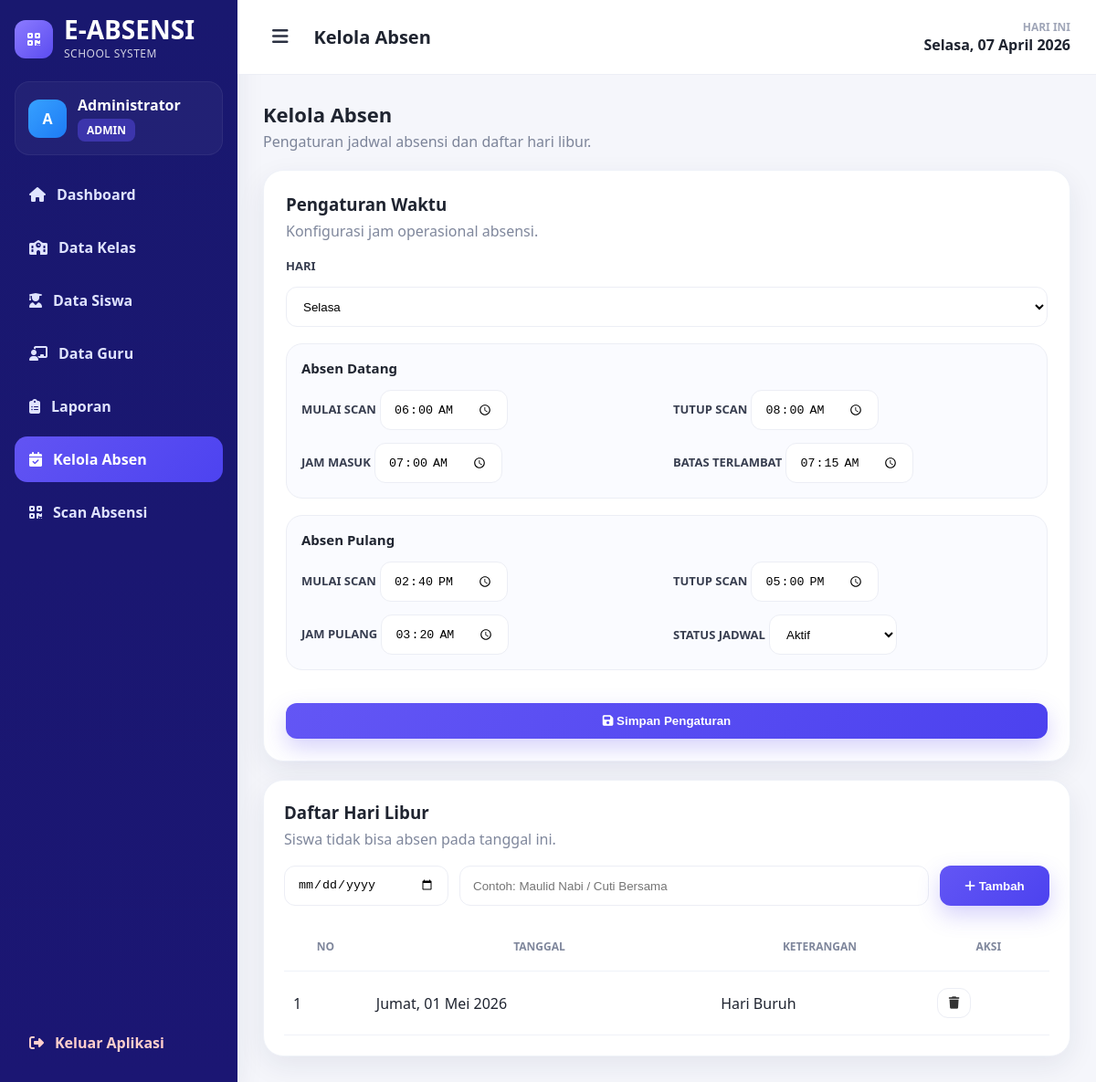
/admin/kelola_absen.php (signed in), run on an earlier commit of the app's database.
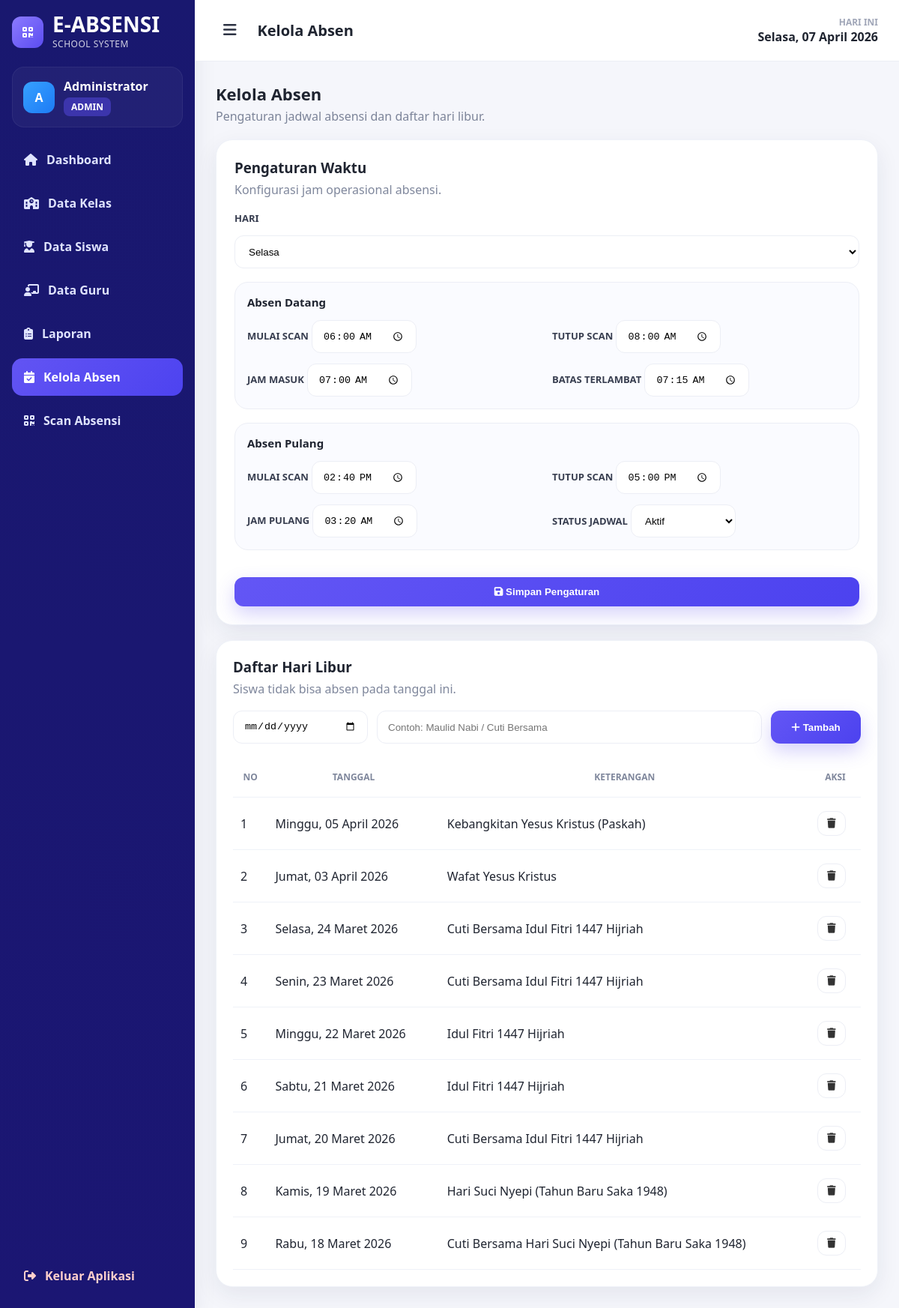
And on a later commit of the database.
### tables this page shows
CREATE TABLE `jadwal_absensi` (
  `id` int NOT NULL,
  `nama_jadwal` varchar(100) NOT NULL,
  `hari` enum('Senin','Selasa','Rabu','Kamis','Jumat','Sabtu') NOT NULL,
  `jam_masuk` time NOT NULL,
  `batas_terlambat` time NOT NULL,
  `jam_pulang` time NOT NULL,
  `scan_masuk_mulai` time NOT NULL,
  `scan_masuk_selesai` time NOT NULL,
  `scan_pulang_mulai` time NOT NULL,
  `scan_pulang_selesai` time NOT NULL,
  `status_aktif` enum('aktif','nonaktif') DEFAULT 'aktif',
  `created_at` timestamp NULL DEFAULT CURRENT_TIMESTAMP
);

CREATE TABLE `hari_libur` (
  `id` int NOT NULL,
  `tanggal` date NOT NULL,
  `keterangan` varchar(150) NOT NULL,
  `created_at` timestamp NULL DEFAULT CURRENT_TIMESTAMP
);

### includes/functions.php (called while the page is built, shortened)
<?php
function formatTanggalIndonesia(string $tanggal): string
{
    static $hariMap = [
        'Sunday'    => 'Minggu',
        'Monday'    => 'Senin',
        'Tuesday'   => 'Selasa',
        'Wednesday' => 'Rabu',
        'Thursday'  => 'Kamis',
        'Friday'    => 'Jumat',
        'Saturday'  => 'Sabtu',
    ];
    static $bulanMap = [
        'January'   => 'Januari',
        'February'  => 'Februari',
        'March'     => 'Maret',
        'April'     => 'April',
        'May'       => 'Mei',
        'June'      => 'Juni',
        'July'      => 'Juli',
        'August'    => 'Agustus',
        'September' => 'September',
        'October'   => 'Oktober',
        'November'  => 'November',
        'December'  => 'Desember',
    ];
    $hasil = date('l, d F Y', strtotime($tanggal));
    $hasil = strtr($hasil, $hariMap);
    $hasil = strtr($hasil, $bulanMap);
    return $hasil;
}
function hariIndonesia(string $tanggal): string
{
    static $map = [
        'Sunday'    => 'Minggu',
        'Monday'    => 'Senin',
        'Tuesday'   => 'Selasa',
        'Wednesday' => 'Rabu',
        'Thursday'  => 'Kamis',
        'Friday'    => 'Jumat',
        'Saturday'  => 'Sabtu',
    ];
    return $map[date('l', strtotime($tanggal))] ?? '';
}

### admin/kelola_absen.php (the view, shortened to what this page needs)
<?php
require_once '../config/database.php';
require_once '../includes/functions.php';
function tableExists(mysqli $conn, string $table): bool
{
    $stmt = $conn->prepare("
        SELECT COUNT(*) AS total
        FROM INFORMATION_SCHEMA.TABLES
        WHERE TABLE_SCHEMA = DATABASE()
          AND TABLE_NAME = ?
    ");
    $stmt->bind_param("s", $table);
    $stmt->execute();
    $row = $stmt->get_result()->fetch_assoc();
    return ((int)($row['total'] ?? 0)) > 0;
}
$hariList = ['Senin', 'Selasa', 'Rabu', 'Kamis', 'Jumat', 'Sabtu'];
$hariDipilih = $_GET['hari'] ?? hariIndonesia(date('Y-m-d'));
$holidayTableReady = tableExists($conn, 'hari_libur');
$stmtJadwal = $conn->prepare("
    SELECT *
    FROM jadwal_absensi
    WHERE hari = ?
    LIMIT 1
");
$stmtJadwal->bind_param("s", $hariDipilih);
$stmtJadwal->execute();
$jadwal = $stmtJadwal->get_result()->fetch_assoc();
$daftarLibur = [];
if ($holidayTableReady) {
    $resultLibur = $conn->query("
        SELECT id, tanggal, keterangan
        FROM hari_libur
        ORDER BY tanggal DESC
    ");
    while ($row = $resultLibur->fetch_assoc()) {
        $daftarLibur[] = $row;
    }
}
$pageTitle = 'Kelola Absen';
include '../includes/header.php';
?>
<div class="app-layout">
    <?php include '../includes/sidebar.php'; ?>
    <div class="main-content">
        <?php include '../includes/topbar.php'; ?>
        <div class="content-area">
            <div class="page-heading">
                <div>
                    <h1>Kelola Absen</h1>
                    <p>Pengaturan jadwal absensi dan daftar hari libur.</p>
                </div>
            </div>
            <div class="admin-kelola-grid">
                <div class="panel-card">
                    <div class="admin-card-head">
                        <h3 style="margin:0;">Pengaturan Waktu</h3>
                        <p style="margin:6px 0 0; color:#7f879c;">Konfigurasi jam operasional absensi.</p>
                    </div>
                    <form method="POST" class="admin-jadwal-form">
                        <div class="admin-form-group">
                            <label class="form-label" style="margin-bottom:6px;">Hari</label>
                            <select name="hari" id="selectHariJadwal" class="select-theme">
                                <?php foreach ($hariList as $hari): ?>
                                    <option value="<?= $hari; ?>" <?= $hariDipilih === $hari ? 'selected' : ''; ?>>
                                        <?= $hari; ?>
                                    </option>
                                <?php endforeach; ?>
                            </select>
                        </div>
                        <div class="admin-jadwal-section">
                            <h4>Absen Datang</h4>
                            <div class="admin-jadwal-grid">
                                <div>
                                    <label class="form-label">Mulai Scan</label>
                                    <input type="time" name="scan_masuk_mulai" class="input-theme"
                                           value="<?= !empty($jadwal['scan_masuk_mulai']) ? substr($jadwal['scan_masuk_mulai'], 0, 5) : ''; ?>">
                                </div>
                                <div>
                                    <label class="form-label">Tutup Scan</label>
                                    <input type="time" name="scan_masuk_selesai" class="input-theme"
                                           value="<?= !empty($jadwal['scan_masuk_selesai']) ? substr($jadwal['scan_masuk_selesai'], 0, 5) : ''; ?>">
                                </div>
                                <div>
                                    <label class="form-label">Jam Masuk</label>
                                    <input type="time" name="jam_masuk" class="input-theme"
                                           value="<?= !empty($jadwal['jam_masuk']) ? substr($jadwal['jam_masuk'], 0, 5) : ''; ?>">
                                </div>
                                <div>
                                    <label class="form-label">Batas Terlambat</label>
                                    <input type="time" name="batas_terlambat" class="input-theme"
                                           value="<?= !empty($jadwal['batas_terlambat']) ? substr($jadwal['batas_terlambat'], 0, 5) : ''; ?>">
                                </div>
                            </div>
                        </div>
                        <div class="admin-jadwal-section">
                            <h4>Absen Pulang</h4>
                            <div class="admin-jadwal-grid">
                                <div>
                                    <label class="form-label">Mulai Scan</label>
                                    <input type="time" name="scan_pulang_mulai" class="input-theme"
                                           value="<?= !empty($jadwal['scan_pulang_mulai']) ? substr($jadwal['scan_pulang_mulai'], 0, 5) : ''; ?>">
                                </div>
                                <div>
                                    <label class="form-label">Tutup Scan</label>
                                    <input type="time" name="scan_pulang_selesai" class="input-theme"
                                           value="<?= !empty($jadwal['scan_pulang_selesai']) ? substr($jadwal['scan_pulang_selesai'], 0, 5) : ''; ?>">
                                </div>
                                <div>
                                    <label class="form-label">Jam Pulang</label>
                                    <input type="time" name="jam_pulang" class="input-theme"
                                           value="<?= !empty($jadwal['jam_pulang']) ? substr($jadwal['jam_pulang'], 0, 5) : ''; ?>">
                                </div>
                                <div>
                                    <label class="form-label">Status Jadwal</label>
                                    <select name="status_aktif" class="select-theme">
                                        <option value="aktif" <?= (($jadwal['status_aktif'] ?? 'aktif') === 'aktif') ? 'selected' : ''; ?>>Aktif</option>
                                    </select>
                                </div>
                            </div>
                        </div>
                        <button type="submit" class="btn-primary-theme btn-full">
                            <i class="fa-solid fa-floppy-disk"></i> Simpan Pengaturan
                        </button>
                    </form>
                </div>
                <div class="table-card">
                    <div class="admin-card-head">
                        <h3 style="margin:0;">Daftar Hari Libur</h3>
                        <p style="margin:6px 0 0; color:#7f879c;">Siswa tidak bisa absen pada tanggal ini.</p>
                    </div>
                    <?php if ($holidayTableReady): ?>
                        <form method="POST" class="admin-libur-form">
                            <input type="date" name="tanggal_libur" class="input-theme" required>
                            <input type="text" name="keterangan_libur" class="input-theme" placeholder="Contoh: Maulid Nabi / Cuti Bersama" required>
                            <button type="submit" class="btn-primary-theme admin-libur-btn">
                                <i class="fa-solid fa-plus"></i> Tambah
                            </button>
                        </form>
                        <div class="table-responsive-theme">
                            <table class="theme-table">
                                <thead>
                                    <tr>
                                        <th>No</th>
                                        <th>Tanggal</th>
                                        <th>Keterangan</th>
                                        <th>Aksi</th>
                                    </tr>
                                </thead>
                                <tbody>
                                    <?php if (!empty($daftarLibur)): ?>
                                        <?php foreach ($daftarLibur as $i => $libur): ?>
                                            <tr>
                                                <td><?= $i + 1; ?></td>
                                                <td><?= htmlspecialchars(formatTanggalIndonesia($libur['tanggal'])); ?></td>
                                                <td><?= htmlspecialchars($libur['keterangan']); ?></td>
                                                <td>
                                                    <form method="POST" onsubmit="return confirm('Hapus hari libur ini?');" style="margin:0;">
                                                        <button type="submit" class="btn-light-theme" style="padding:8px 12px;">
                                                            <i class="fa-solid fa-trash"></i>
                                                        </button>
                                                    </form>
                                                </td>
                                            </tr>
                                        <?php endforeach; ?>
                                    <?php endif; ?>
                                </tbody>
                            </table>
                        </div>
                    <?php else: ?>
                        <div class="empty-state-theme" style="padding:24px 12px;">
                            Tabel <strong>hari_libur</strong> belum tersedia.
                        </div>
                    <?php endif; ?>
                </div>
            </div>
        </div>
    </div>
</div>
<?php include '../includes/footer.php'; ?>

### includes/header.php (shortened to what this page needs)
<!DOCTYPE html>
<html lang="id">
<head>
    <link rel="stylesheet" href="<?= BASE_URL; ?>/assets/css/theme.css">
    <link rel="stylesheet" href="https://cdnjs.cloudflare.com/ajax/libs/font-awesome/6.5.2/css/all.min.css">
</head>
<body>

### includes/sidebar.php (shortened to what this page needs)
<?php
function menuActive(string|array $keywords): string {
    $currentFile = basename(strtok($_SERVER['REQUEST_URI'], '?'));
    foreach ((array)$keywords as $keyword) {
        if ($currentFile === $keyword) {
            return 'active';
        }
    }
    return '';
}
$role    = $_SESSION['role'] ?? '';
$nama    = $_SESSION['nama'] ?? 'User';
$inisial = strtoupper(substr($nama, 0, 1));
?>
<div class="sidebar">
    <div>
        <div class="brand-box">
            <div class="brand-logo"><i class="fa-solid fa-qrcode"></i></div>
            <div class="brand-text">
                <div class="brand-title">E-ABSENSI</div>
                <div class="brand-sub">SCHOOL SYSTEM</div>
            </div>
        </div>
        <div class="user-panel">
            <div class="user-avatar"><?= $inisial ?></div>
            <div class="user-info">
                <div class="user-name"><?= htmlspecialchars($nama) ?></div>
                <div class="user-role"><?= htmlspecialchars($role) ?></div>
            </div>
        </div>
        <div class="sidebar-menu">
            <?php if ($role === 'admin'): ?>
                <a href="<?= BASE_URL ?>/admin/dashboard.php"
                   class="<?= menuActive('dashboard.php') ?>">
                    <i class="fa-solid fa-house"></i>
                    <span>Dashboard</span>
                </a>
                <a href="<?= BASE_URL ?>/admin/data_kelas.php"
                   class="<?= menuActive(['data_kelas.php', 'data_kelas_list.php']) ?>">
                    <i class="fa-solid fa-school"></i>
                    <span>Data Kelas</span>
                </a>
                <a href="<?= BASE_URL ?>/admin/data_siswa.php"
                   class="<?= menuActive(['data_siswa.php', 'data_siswa_list.php']) ?>">
                    <i class="fa-solid fa-user-graduate"></i>
                    <span>Data Siswa</span>
                </a>
                <a href="<?= BASE_URL ?>/admin/data_guru.php"
                   class="<?= menuActive(['data_guru.php', 'data_guru_list.php']) ?>">
                    <i class="fa-solid fa-chalkboard-user"></i>
                    <span>Data Guru</span>
                </a>
                <a href="<?= BASE_URL ?>/admin/laporan.php"
                   class="<?= menuActive(['laporan.php', 'laporan_list.php', 'laporan_export.php']) ?>">
                    <i class="fa-solid fa-clipboard-list"></i>
                    <span>Laporan</span>
                </a>
                <a href="<?= BASE_URL ?>/admin/kelola_absen.php"
                   class="<?= menuActive('kelola_absen.php') ?>">
                    <i class="fa-solid fa-calendar-check"></i>
                    <span>Kelola Absen</span>
                </a>
                <a href="<?= BASE_URL ?>/admin/scan_absensi.php"
                   class="<?= menuActive('scan_absensi.php') ?>">
                    <i class="fa-solid fa-qrcode"></i>
                    <span>Scan Absensi</span>
                </a>
            <?php endif; ?>
        </div>
    </div>
    <div class="sidebar-logout">
        <a href="<?= BASE_URL ?>/logout.php">
            <i class="fa-solid fa-right-from-bracket"></i>
            <span>Keluar Aplikasi</span>
        </a>
    </div>
</div>

### includes/topbar.php
<?php
$tanggalIndonesia = date('l, d F Y');
$hariMap = [
    'Sunday' => 'Minggu',
    'Monday' => 'Senin',
    'Tuesday' => 'Selasa',
    'Wednesday' => 'Rabu',
    'Thursday' => 'Kamis',
    'Friday' => 'Jumat',
    'Saturday' => 'Sabtu'
];
$bulanMap = [
    'January' => 'Januari',
    'February' => 'Februari',
    'March' => 'Maret',
    'April' => 'April',
    'May' => 'Mei',
    'June' => 'Juni',
    'July' => 'Juli',
    'August' => 'Agustus',
    'September' => 'September',
    'October' => 'Oktober',
    'November' => 'November',
    'December' => 'Desember'
];
$tanggalIndonesia = strtr($tanggalIndonesia, $hariMap);
$tanggalIndonesia = strtr($tanggalIndonesia, $bulanMap);
$pageTitle = $pageTitle ?? 'Dashboard';
?>
<div class="topbar">
    <div class="topbar-left">
        <button class="menu-toggle" id="menuToggle" type="button" aria-label="Toggle Menu">
            <i class="fa-solid fa-bars"></i>
        </button>
        <div class="topbar-title"><?= $pageTitle; ?></div>
    </div>
    <div class="topbar-right">
        <div class="topbar-label">Hari Ini</div>
        <div class="topbar-date"><?= $tanggalIndonesia; ?></div>
    </div>
</div>

### includes/footer.php (shortened to what this page needs)
</body>
</html>

What changed in the data, as far as the page shows it:
removed hari_libur: tanggal "Jumat, 01 Mei 2026", keterangan "Hari Buruh"
added hari_libur: tanggal "Minggu, 05 April 2026", keterangan "Kebangkitan Yesus Kristus (Paskah)"
added hari_libur: tanggal "Jumat, 03 April 2026", keterangan "Wafat Yesus Kristus"
added hari_libur: tanggal "Selasa, 24 Maret 2026", keterangan "Cuti Bersama Idul Fitri 1447 Hijriah"
added hari_libur: tanggal "Senin, 23 Maret 2026", keterangan "Cuti Bersama Idul Fitri 1447 Hijriah"
added hari_libur: tanggal "Minggu, 22 Maret 2026", keterangan "Idul Fitri 1447 Hijriah"
added hari_libur: tanggal "Sabtu, 21 Maret 2026", keterangan "Idul Fitri 1447 Hijriah"
added hari_libur: tanggal "Jumat, 20 Maret 2026", keterangan "Cuti Bersama Idul Fitri 1447 Hijriah"
added hari_libur: tanggal "Kamis, 19 Maret 2026", keterangan "Hari Suci Nyepi (Tahun Baru Saka 1948)"
added hari_libur: tanggal "Rabu, 18 Maret 2026", keterangan "Cuti Bersama Hari Suci Nyepi (Tahun Baru Saka 1948)"
